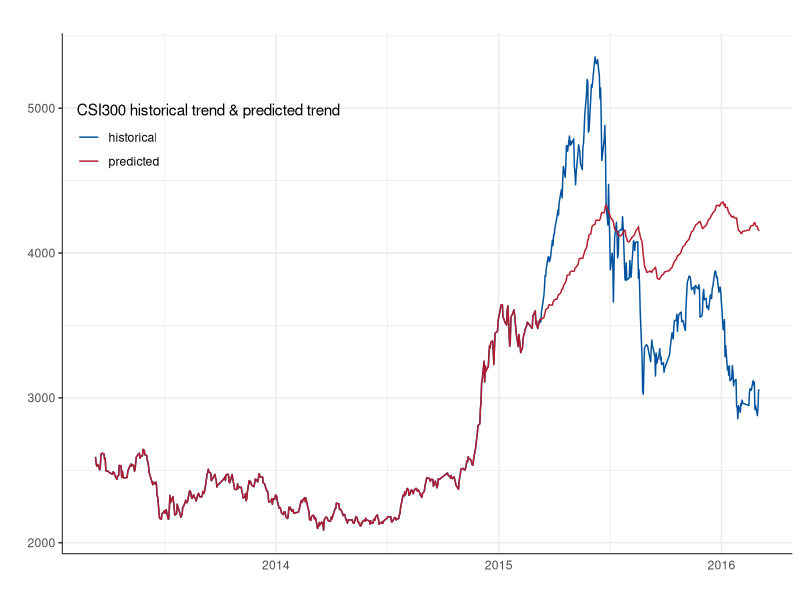
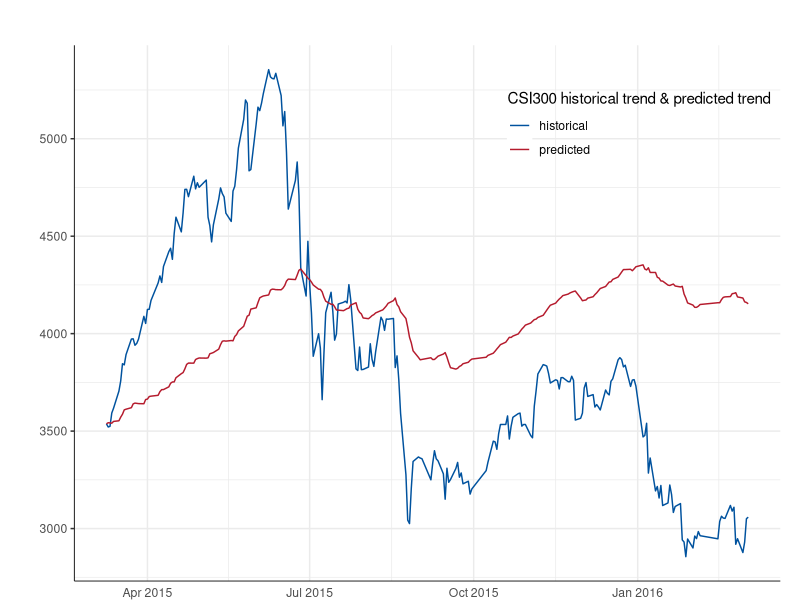
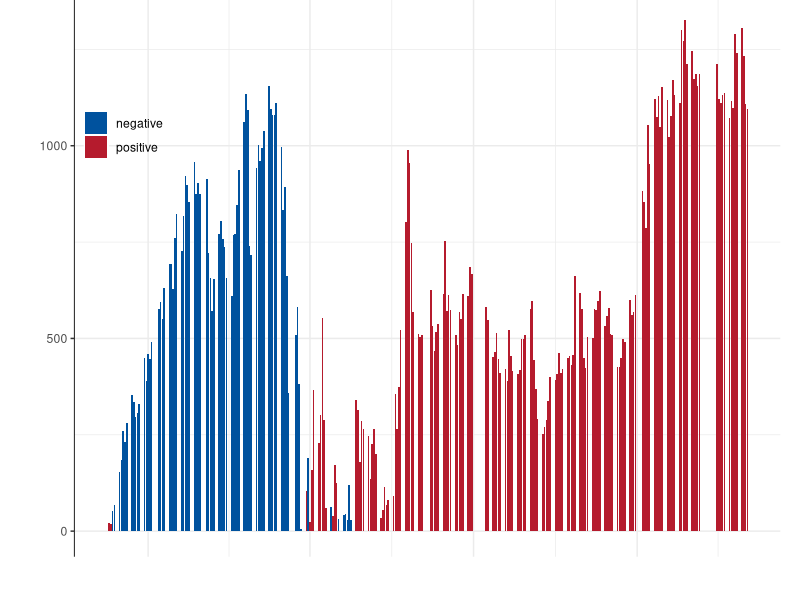
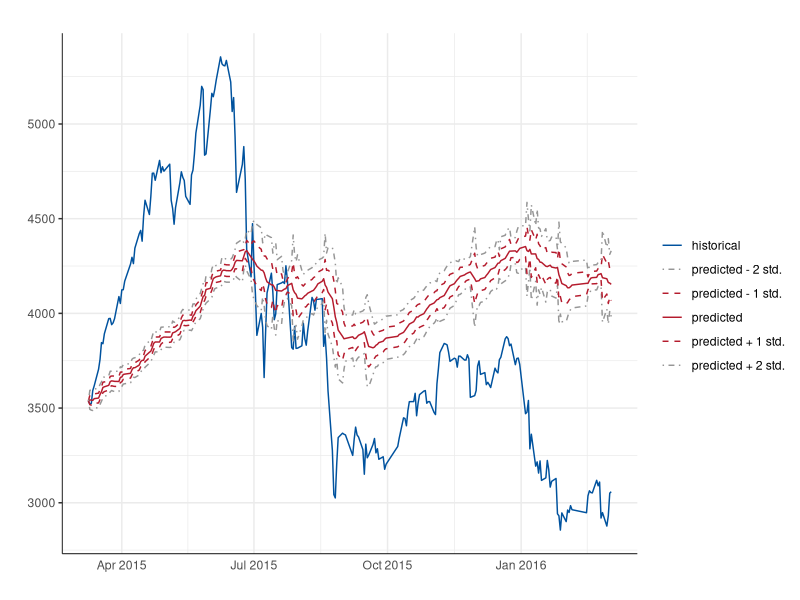
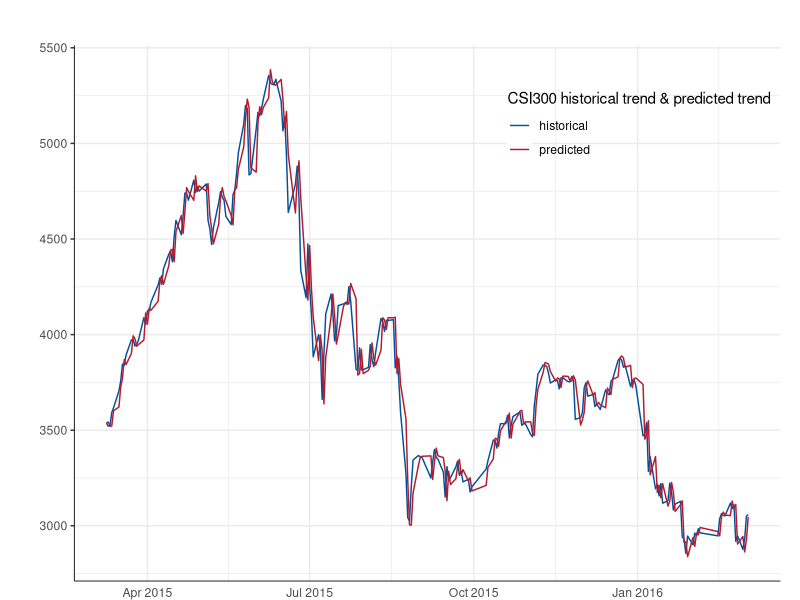
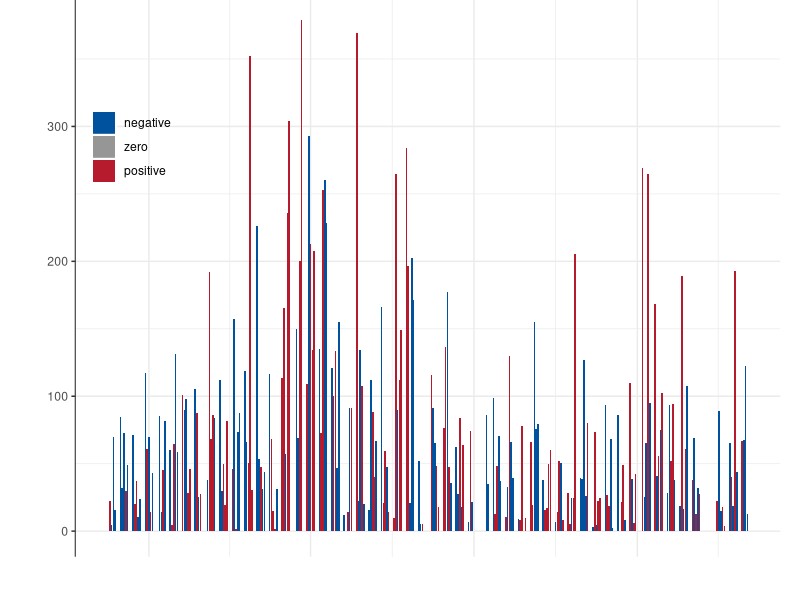
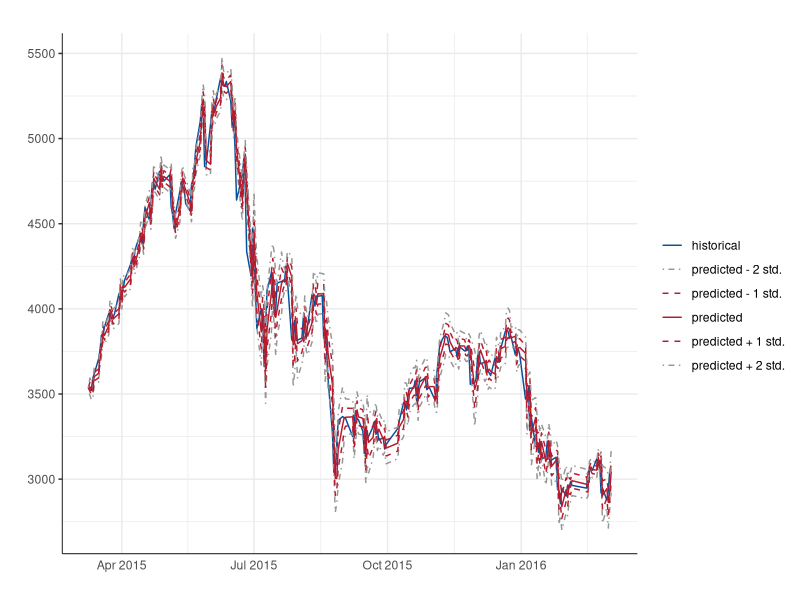
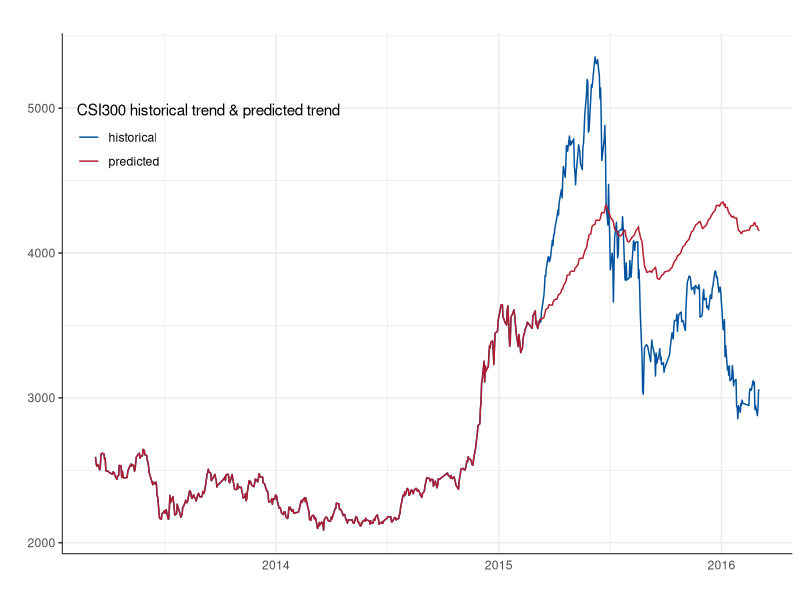

The R source for these figures, in order:
# Plot - HMM Prediction
#
# Color Scheme:
#   Blue: #00529e
#   Red:  #b51b2d
#   Gray: #969696

library(ggplot2)
library(dplyr)
library(reshape2)
library(grid)
setwd('/Users/troy_sky/Documents/R/Thesis/daily')
vplayout = function(x, y) viewport(layout.pos.row = x, layout.pos.col = y)

# Data Loading
dataFullIndex = read.csv('dataHistoricalIndex.csv')
dataRetPrediction = read.csv('dataHMMPrediction.csv')
dataRetIn = read.csv('dataInSample.csv')

dataOut = dataRetPrediction[(nrow(dataRetIn)+1):(nrow(dataRetPrediction)-1),]
dataOut$real = diff(log(dataFullIndex$close))[(nrow(dataRetIn)+6):(nrow(dataFullIndex)-1)]
dataOut$right = sign(dataOut$ret) == sign(dataOut$real)
winRatio = sum(dataOut$right) / nrow(dataOut)
print(winRatio)

# Figure 1 - Prediction full index line
dataIndexPredictionFull = merge(dataFullIndex,dataRetPrediction,by = 'time',all.x = T)
dataIndexPredictionFull[5,c('ret','std')] = 0
dataIndexPredictionFull = na.omit(dataIndexPredictionFull)
dataIndexPredictionFull$cumret = cumsum(dataIndexPredictionFull$ret)
dataIndexPredictionFull$predict = dataIndexPredictionFull$close[1]*exp(dataIndexPredictionFull$cumret)
dataIndexPredictionFullPlot = melt(dataIndexPredictionFull[,c('time','close','predict')],id.vars = 'time')

predictionFig1 = ggplot(data = dataIndexPredictionFullPlot,aes(x = as.Date(time),y = value)) + 
  geom_line(aes(color = variable)) + 
  scale_color_manual('CSI300 historical trend & predicted trend',
                     labels = c('historical','predicted'),
                     values = c('#00529e','#b51b2d')) + 
  theme_bw() + 
  theme(panel.background = element_blank()) + 
  theme(panel.border = element_blank()) + 
  theme(axis.line = element_line(size = 0.3)) + 
  theme(axis.ticks.x = element_blank()) + 
  theme(legend.position = c(0.2,0.8)) + 
  theme(legend.key = element_rect(color = '#ffffff')) + 
  theme(legend.background = element_blank()) + 
  labs(x = '',y = '',title = '')
print(predictionFig1)
ggsave('predictionFig1.pdf',predictionFig1,width = 10,height = 4)

# Figure 2 - Prediction partial index line & error bar
dataIndexPrediction = dataIndexPredictionFull[(nrow(dataRetIn)+1):nrow(dataIndexPredictionFull),]
dataIndexPredictionPlot = melt(dataIndexPrediction[,c('time','close','predict')],id.vars = 'time')
dataIndexPredictionError = dataIndexPrediction %>% 
  mutate(dif = predict - close,sign = sign(dif)) %>% 
  select(time,dif,sign)

predictionFig2_Up = ggplot(data = dataIndexPredictionPlot,aes(x = as.Date(time),y = value)) + 
  geom_line(aes(color = variable),size = 0.5) + 
  scale_color_manual('CSI300 historical trend & predicted trend',
                     labels = c('historical','predicted'),
                     values = c('#00529e','#b51b2d')) + 
  theme_bw() + 
  theme(panel.background = element_blank()) + 
  theme(panel.border = element_blank()) + 
  theme(axis.line = element_line(size = 0.3)) + 
  theme(axis.ticks.x = element_blank()) + 
  theme(legend.position = c(0.8,0.85)) + 
  theme(legend.key = element_rect(color = '#ffffff')) + 
  theme(legend.background = element_blank()) + 
  labs(x = '',y = '',title = '') + 
  theme(plot.margin = unit(c(0.5,0.5,-0.5,0.5),'cm'))
print(predictionFig2_Up)

predictionFig2_Down = ggplot(data = dataIndexPredictionError,aes(x = as.Date(time),y = abs(dif))) + 
  geom_bar(stat = 'identity',aes(fill = as.factor(sign)),position = 'dodge') + 
  scale_fill_manual('',labels = c('negative','positive'),
                       values = c('#00529e','#b51b2d')) + 
  theme_bw() + 
  theme(panel.background = element_blank()) + 
  theme(panel.border = element_blank()) + 
  theme(axis.line = element_line(size = 0.3)) + 
  theme(axis.line.x = element_blank()) + 
  theme(axis.ticks.x = element_blank()) + 
  theme(axis.text.x = element_blank()) + 
  theme(legend.position = c(0.07,0.77)) + 
  theme(legend.direction = 'vertical') + 
  theme(legend.key = element_rect(color = '#ffffff')) + 
  theme(legend.background = element_blank()) + 
  labs(x = '',y = '',title = '') + 
  theme(plot.margin = unit(c(-0.8,0.5,0.5,0.5),'cm'))
print(predictionFig2_Down)

pdf('predictionFig2.pdf', width = 10, height = 6)
grid.newpage()
pushViewport(viewport(layout = grid.layout(5, 1)))
print(predictionFig2_Up, vp = vplayout(1:3, 1))
print(predictionFig2_Down, vp = vplayout(4:5, 1))
dev.off()

# Figure 3 - Prediction line plot with std
dataIndexPrediction[1,c('ret','std')] = 0
dataIndexPrediction$cumret = cumsum(dataIndexPrediction$ret)
dataIndexPredictionStd = dataIndexPrediction %>% 
  mutate(predict_n1 = close[1]*exp(cumret - std),
         predict_n2 = close[1]*exp(cumret - 2*std),
         predict_p1 = close[1]*exp(cumret + std),
         predict_p2 = close[1]*exp(cumret + 2*std)) %>% 
  select(time,close,predict_n2,predict_n1,predict,predict_p1,predict_p2)
dataIndexPredictionStdPlot = melt(dataIndexPredictionStd,id.vars = 'time')

predictionFig3 = ggplot(data = dataIndexPredictionStdPlot,aes(x = as.Date(time),y = value)) + 
  geom_line(aes(color = variable,linetype = variable)) + 
  scale_color_manual('',
                     labels = c('historical','predicted - 2 std.','predicted - 1 std.',
                                'predicted','predicted + 1 std.','predicted + 2 std.'),
                     values = c('#00529e','#969696','#b51b2d','#b51b2d','#b51b2d','#969696')) + 
  scale_linetype_manual('',
                        labels = c('historical','predicted - 2 std.','predicted - 1 std.',
                                   'predicted','predicted + 1 std.','predicted + 2 std.'),
                        values = c(1,4,2,1,2,4)) + 
  theme_bw() + 
  theme(panel.background = element_blank()) + 
  theme(panel.border = element_blank()) + 
  theme(axis.line = element_line(size = 0.3)) + 
  theme(axis.ticks.x = element_blank()) + 
  theme(legend.key = element_rect(color = '#ffffff')) + 
  theme(legend.background = element_blank()) + 
  labs(x = '',y = '',title = '')
print(predictionFig3)
ggsave('predictionFig3.pdf',predictionFig3,width = 12,height = 4)

# Figure 4 - Prediction partial index line & error bar
dataIndexPredictionDynamic = dataIndexPrediction %>% 
  mutate(predictDyn = c(close[1],close[1:(nrow(dataIndexPrediction)-1)]*exp(ret[2:nrow(dataIndexPrediction)]))) %>% 
  select(time,close,predict = predictDyn)
dataIndexPredictionDynamicPlot = melt(dataIndexPredictionDynamic[,c('time','close','predict')],id.vars = 'time')
dataIndexPredictionDynamicError = dataIndexPredictionDynamic %>% 
  mutate(dif = predict - close,sign = sign(dif)) %>% 
  select(time,dif,sign)

predictionFig4_Up = ggplot(data = dataIndexPredictionDynamicPlot,aes(x = as.Date(time),y = value)) + 
  geom_line(aes(color = variable),size = 0.5) + 
  scale_color_manual('CSI300 historical trend & predicted trend',
                     labels = c('historical','predicted'),
                     values = c('#00529e','#b51b2d')) + 
  theme_bw() + 
  theme(panel.background = element_blank()) + 
  theme(panel.border = element_blank()) + 
  theme(axis.line = element_line(size = 0.3)) + 
  theme(axis.ticks.x = element_blank()) + 
  theme(legend.position = c(0.8,0.85)) + 
  theme(legend.key = element_rect(color = '#ffffff')) + 
  theme(legend.background = element_blank()) + 
  labs(x = '',y = '',title = '') + 
  theme(plot.margin = unit(c(0.5,0.5,-0.5,0.5),'cm'))
print(predictionFig4_Up)

predictionFig4_Down = ggplot(data = dataIndexPredictionDynamicError,aes(x = as.Date(time),y = abs(dif))) + 
  geom_bar(stat = 'identity',aes(fill = as.factor(sign)),position = 'dodge') + 
  scale_fill_manual('',labels = c('negative','zero','positive'),
                    values = c('#00529e','#969696','#b51b2d')) + 
  theme_bw() + 
  theme(panel.background = element_blank()) + 
  theme(panel.border = element_blank()) + 
  theme(axis.line = element_line(size = 0.3)) + 
  theme(axis.line.x = element_blank()) + 
  theme(axis.ticks.x = element_blank()) + 
  theme(axis.text.x = element_blank()) + 
  theme(legend.position = c(0.08,0.75)) + 
  theme(legend.direction = 'vertical') + 
  theme(legend.key = element_rect(color = '#ffffff')) + 
  theme(legend.background = element_blank()) + 
  labs(x = '',y = '',title = '') + 
  theme(plot.margin = unit(c(-0.8,0.5,0.5,0.7),'cm'))
print(predictionFig4_Down)

pdf('predictionFig4.pdf', width = 10, height = 6)
grid.newpage()
pushViewport(viewport(layout = grid.layout(5, 1)))
print(predictionFig4_Up, vp = vplayout(1:3, 1))
print(predictionFig4_Down, vp = vplayout(4:5, 1))
dev.off()

# Figure 5 - Prediction line plot with std
dataIndexPredictionDynamicStd = dataIndexPrediction %>% 
  mutate(predict = c(close[1],close[1:(nrow(dataIndexPrediction)-1)]*exp(ret[2:nrow(dataIndexPrediction)])),
         predict_n1 = c(close[1],close[1:(nrow(dataIndexPrediction)-1)]*
                          exp(ret[2:nrow(dataIndexPrediction)] - std[2:nrow(dataIndexPrediction)])),
         predict_n2 = c(close[1],close[1:(nrow(dataIndexPrediction)-1)]*
                          exp(ret[2:nrow(dataIndexPrediction)] - 2*std[2:nrow(dataIndexPrediction)])),
         predict_p1 = c(close[1],close[1:(nrow(dataIndexPrediction)-1)]*
                          exp(ret[2:nrow(dataIndexPrediction)] + std[2:nrow(dataIndexPrediction)])),
         predict_p2 = c(close[1],close[1:(nrow(dataIndexPrediction)-1)]*
                          exp(ret[2:nrow(dataIndexPrediction)] + 2*std[2:nrow(dataIndexPrediction)]))) %>% 
  select(time,close,predict_n2,predict_n1,predict,predict_p1,predict_p2)
dataIndexPredictionDynamicStdPlot = melt(dataIndexPredictionDynamicStd,id.vars = 'time')

predictionFig5 = ggplot(data = dataIndexPredictionDynamicStdPlot,aes(x = as.Date(time),y = value)) + 
  geom_line(aes(color = variable,linetype = variable)) + 
  scale_color_manual('',
                     labels = c('historical','predicted - 2 std.','predicted - 1 std.',
                                'predicted','predicted + 1 std.','predicted + 2 std.'),
                     values = c('#00529e','#969696','#b51b2d','#b51b2d','#b51b2d','#969696')) + 
  scale_linetype_manual('',
                        labels = c('historical','predicted - 2 std.','predicted - 1 std.',
                                   'predicted','predicted + 1 std.','predicted + 2 std.'),
                        values = c(1,4,2,1,2,4)) + 
  theme_bw() + 
  theme(panel.background = element_blank()) + 
  theme(panel.border = element_blank()) + 
  theme(axis.line = element_line(size = 0.3)) + 
  theme(axis.ticks.x = element_blank()) + 
  theme(legend.key = element_rect(color = '#ffffff')) + 
  theme(legend.background = element_blank()) + 
  labs(x = '',y = '',title = '')
print(predictionFig5)
ggsave('predictionFig5.pdf',predictionFig5,width = 12,height = 4)
